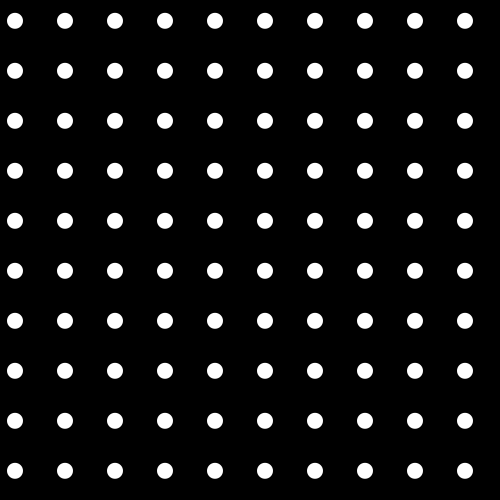
Frame 1 (no input)
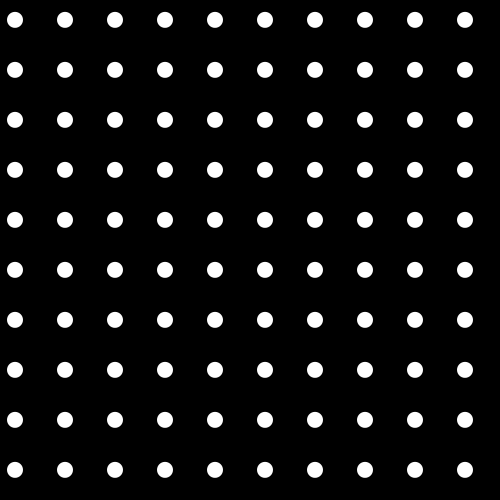
Frame 60 (the mouse pressed at the canvas centre just before this capture)
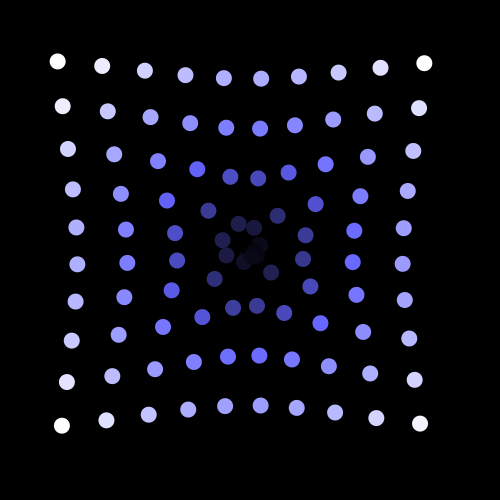
Frame 120 (the mouse held since frame 60 and released just before this capture)

The Processing sketch that drew these frames (run headless with seeded random() and noise(); from frame 60 on, the mouse is pressed at the canvas centre):

// Processing sketch: Force
// ── Force.pde
Mover [] movers = new Mover[100];
void setup(){
  size(500,500);
  background(0);
  
  int i = 0;
  for(float y = 20; y < width; y += 50){
   for(float x = 15; x < height; x += 50){
     if(i != 100)
       movers[i] = new Mover(1,x,y);
     i++;
   }
  }
}

void draw(){
 background(0);
  
 for(Mover m : movers){
    m.applyForce(gravity(m));
    m.update();
    m.bounce();
    m.display();
 }
 
}

PVector gravity(Mover m){
  // create a direction vector with no value
   PVector dir = new PVector(0,0);
   // If the mouse has been pressed, apply gravity force
   if(mousePressed){
      dir = PVector.sub(new PVector(mouseX, mouseY), m.location);
      mapColors(m, dir, 100,100,255,false);
      dir.normalize();
      
      arrive(m, dir);
   }
   else{
     dir = PVector.sub(m.home, m.location);
      mapColors(m, dir, 255,255,255,true);
      dir.normalize();
      
      arrive(m, dir);
   }
   return dir;
}

void mapColors(Mover m, PVector dir, float r, float g, float b, boolean inverse){
  if(!inverse){
      m.r = map(dir.mag(), 0, 100, 0, r);
      m.g = map(dir.mag(), 0, 100, 0, g);
      m.b = map(dir.mag(), 0, 100, 0, b);
  } else{
      m.r = map(dir.mag(), 0, 800, r, 0);
      m.g = map(dir.mag(), 0, 800, g, 0);
      m.b = map(dir.mag(), 0, 800, b, 0);
  }
}

void arrive(Mover m, PVector dir){
  if(dir.mag() < 100){
         float mappedM = map(dir.mag(), 0, 100, 0, m.topspeed);  
         dir.mult(mappedM*2);
      }
      else {
        dir.mult(m.topspeed);
      }
      PVector steer = PVector.sub(dir, m.velocity);
      steer.limit(.05);
      m.applyForce(steer);
}

// ── Mover.pde
class Mover{
 PVector location;
 PVector velocity;
 PVector acceleration;
 float topspeed;
 float mass; //adding mass as a float
 PVector home;
 float r, g, b = 255;
 
 Mover(float m, float x, float y){
  location = new PVector(x, y);
  home = new PVector(x, y);
  velocity = new PVector(0,0);
  acceleration = new PVector(0,0.8);
  topspeed = 4;
  mass = m; 
 }
 
 void update(){
   velocity.add(acceleration);
   location.add(velocity);
   //clear out acceleration to prevent accumalation
   acceleration.mult(0);
   acceleration.limit(topspeed);
 }
 
 
 void display(){
   noStroke();
   fill(r,g,b);
   ellipse(location.x, location.y, mass*16,mass*16);
 }
 
 void applyForce(PVector force){
   //Newton's second law F = A/M;
   PVector f = PVector.div(force, mass);
   acceleration.add(f);
 }
 
 void checkEdges(){
   if (location.x > width){
     location.x = 0;
   } 
   else if (location.x < 0){
     location.x = width;
   }
   
   if (location.y > height){
     location.y = 0;
   }
   else if (location.y < 0){
     location.y = height;
   }
 }
 
 void bounce(){
   if(location.x > width){
      location.x = width;
      velocity.x *= -1;
   } else if(location.x < 0){
      location.x = 0;
      velocity.x *= -1;
   }
   if(location.y > height){
      location.y = height;
      velocity.y *= -1;
   } else if(location.y < 0){
      location.y = 0;
      velocity.y *= -1;
   }
 }
}
